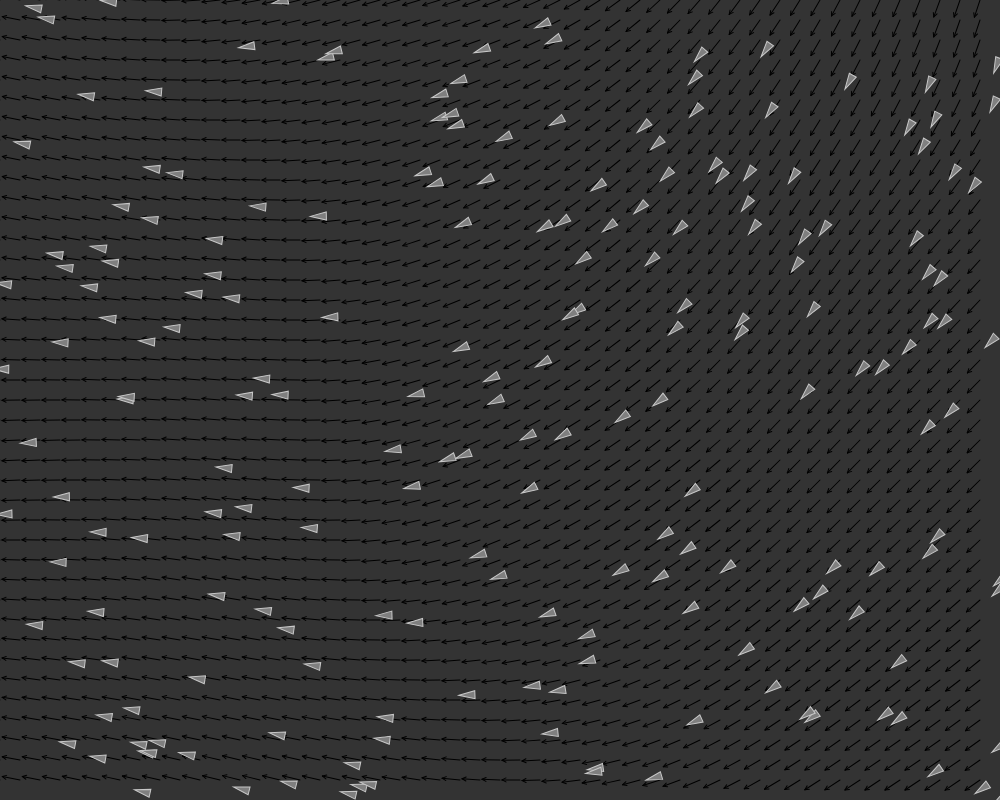
Frame 1 (no input)
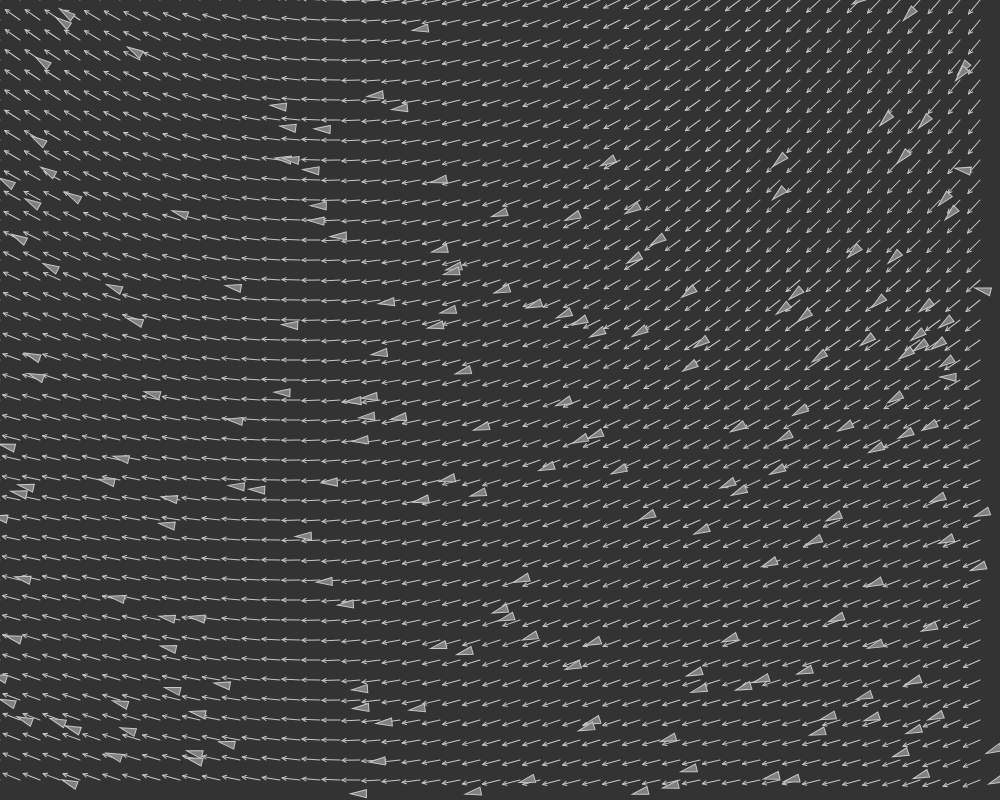
Frame 60 (no input)
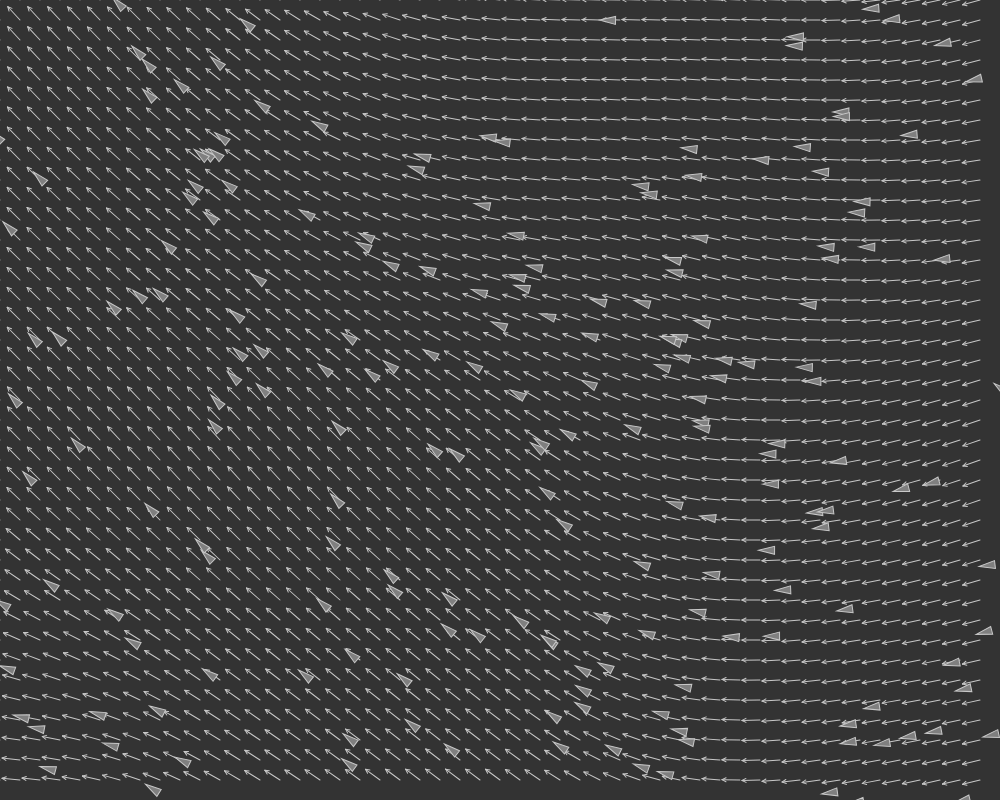
Frame 120 (the mouse pressed at the canvas centre since frame 60)

The p5.js sketch that drew these frames (run headless with seeded random() and noise() and a simulated clock; from frame 60 on, the mouse is pressed at the canvas centre):

// p5.js sketch
// ── sketch.js
var debug = true;
var vehicules = [];
var total = 200;
var resolution = 20;
var flowfield;
var zoff;

function setup() {
  var text = createP("Hit space bar to toggle debugging lines.<br>Click the mouse to generate new flow field");
  createCanvas(1000, 800);
  text.position(10, height + 10);
	zoff = Math.random(10000);
  flowfield = new FlowField(resolution);
  for (var i = 0; i < total; i++) {
    vehicules.push(new Vehicule(random(width), random(height), random(2, 5), random(0.1, 0.8)));
  }
}

function draw() {
  background(51);

  //Display the flow field in "debug" mode
  if (debug) {
    flowfield.display();
  }

  for (var i = 0; i < vehicules.length; i++) {
    vehicules[i].follow(flowfield);
    vehicules[i].run();
  }

	flowfield.init(zoff);
	zoff += 0.007;
}

function keyPressed() {
  if (key == ' ') {
    debug = !debug;
  }
}

//OBSOLETE
//Makes a new flowfield
// function mousePressed() {
//   flowfield.init(zoff);
// 	zoff += 0.01;
// }

// ── flow_field.js
class FlowField {
  constructor(resolution) {
    this.resolution = resolution;
    this.cols = width / this.resolution;
    this.rows = height / this.resolution;

    this.field = this.make2Darray(this.cols)
    this.init(zoff);
  }

  make2Darray(n) {
    var array = [];
    for (var i = 0; i < n; i++) {
      array[i] = [];
    }
    return array;
  }

  init(zoff) {
    //Reseeds the noise each time init is run through
    var xoff = 0;
    for (var i = 0; i < this.cols; i++) {
      var yoff = 0;
      for (var j = 0; j < this.rows; j++) {
        var theta = map(noise(xoff, yoff, zoff), 0, 1, 0, TWO_PI);

        this.field[i][j] = createVector(cos(theta), sin(theta));
        yoff += 0.01;
      }
      xoff += 0.01;
    }
  }

  display() {
    for (var i = 0; i < this.cols; i++) {
      for (var j = 0; j < this.rows; j++) {
        this.drawVector(this.field[i][j], i * this.resolution, j * this.resolution, this.resolution - 2);
      }
    }
  }

  //Returns the vector of the flow field at the position of lookup
  lookup(lookup) {
    var column = Math.floor(constrain(lookup.x / this.resolution, 0, this.cols - 1));
    var row = Math.floor(constrain(lookup.y / this.resolution, 0, this.rows - 1));
    return this.field[column][row].copy();
  }

  //Renders a vector object 'v' as an arrow and a location 'x,y'
  drawVector(v, x, y, scale) {
    push();

    var arrowsize = 4;

    translate(x,y);
    rotate(v.heading());
    var len = v.mag()*scale;

    //Draws the line + the arrow head
    line(0,0,len,0); //Stick
    line(len,0,len-arrowsize,arrowsize/2); //Arrowhead
    line(len,0,len-arrowsize,-arrowsize/2); //Arrowhead

    pop();
  }



}

// ── vehicule.js
class Vehicule {
  constructor(x, y, ms, mf) {
    this.position = createVector(x, y);
    this.velocity = createVector(0, 0);
    this.acceleration = createVector(0, 0);
    this.maxSpeed = ms || 4;
    this.maxForce = mf || 0.2;
    this.r = 4;
  }

  /////////// METHODS FOR THE CLASS//////////
  run() {
    this.update();
    this.borders();
    this.display();
  }

  //Updates the location of the vehicule
  update() {
    this.velocity.add(this.acceleration);
    this.velocity.limit(this.maxSpeed);
    this.position.add(this.velocity);
    //Be careful, now we have to update the force at each draw which will impact on the acceleration
    this.acceleration.mult(0);
  }

  //Applies a force vector to the vehicule
  applyForce(force) {
    //Here we could add the concept of mass : acc = force*mass
    this.acceleration.add(force);
  }


  //Methods which calculates the steering force towards a target
  follow(flowfield) {
    //What is the vector at that spot in the flow field ?
    var desired = flowfield.lookup(this.position);
    //Scale it up by its max speed
    desired.mult(this.maxSpeed); //Before the mult, desired had a magnitude of 1
    //Steer = desire - velocity
    var steer = p5.Vector.sub(desired, this.velocity);
    steer.limit(this.maxForce);
    this.applyForce(steer);
  }

  //Allows the vehicule to wrap around the borders
  borders() {
    if (this.position.x < -this.r) {
      this.position.x = width + this.r;
    }
    if (this.position.y < -this.r) {
      this.position.y = height + this.r;
    }
    if (this.position.x > width + this.r) {
      this.position.x = -this.r;
    }
    if (this.position.y > height + this.r) {
      this.position.y = -this.r;
    }
  }


  display() {
    //Draws a triangle rotated in the direction of velocity
    var theta = this.velocity.heading();

    fill(127);
    stroke(200);
    strokeWeight(1);

    push();
    translate(this.position.x, this.position.y);
    rotate(theta);
    beginShape();
    vertex(this.r * 2, 0);
    vertex(-this.r * 2, this.r);
    vertex(-this.r * 2, -this.r);
    endShape(CLOSE); // Closes the triangle
    pop(); // Returns to the original axis
  }
}
